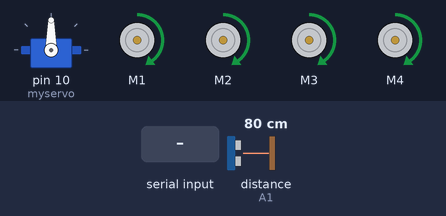
This sketch was run on a simulated Arduino Uno, built with avr-gcc and run on an emulated ATmega328P. On the bench: servo, 4 × DC motor (green arrow = forward, orange = backward, longer = faster). The inputs (shaded band) are chosen by the test bench; at power-on: distance to the obstacle (sensor on A1) 80 cm. The echo pulse lasts 58.3 µs per cm.

Above: at 3.3 s.
3.4 s: distance to the obstacle (sensor on A1) set to 22 cm
4.9 s: distance to the obstacle (sensor on A1) set to 19 cm
At 5.4 s:
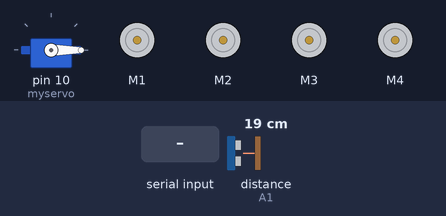
7.9 s: "2" received over Serial
10.9 s: distance to the obstacle (sensor on A1) set to 35 cm
At 12.0 s:
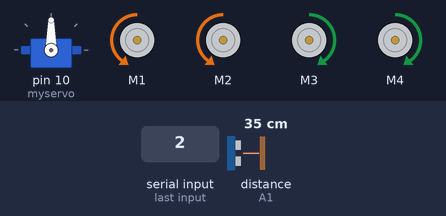
13.6 s: distance to the obstacle (sensor on A1) set to 2 cm
At 15.0 s:
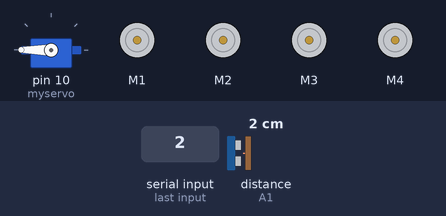
16.6 s: distance to the obstacle (sensor on A1) set to 60 cm
At 18.2 s:
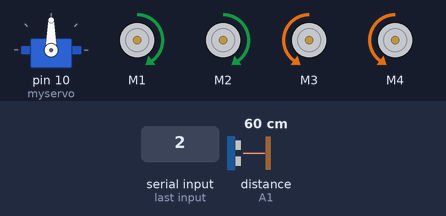
Timing chart, 0 to 20.0 s (numbered marks = the images above; inputs shaded):
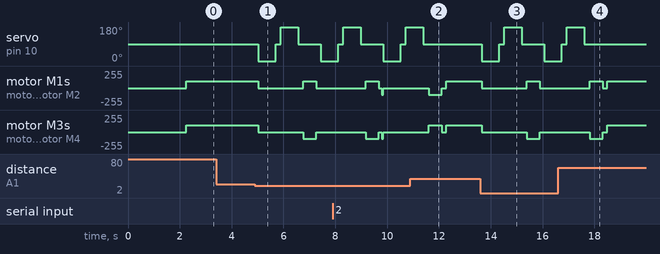

The sketch:

arduino-smart-car-obstacle-avoidance.ino
```cpp
#include <AFMotor.h>
#include <NewPing.h>
#include <Servo.h>

#define TRIG_PIN A0
#define ECHO_PIN A1
#define MAX_DISTANCE 200
#define MOTOR_SPEED 100 // sets speed of DC motors
#define OBSTACLE_THRESHOLD 20 // 15 cm threshold for stopping

NewPing sonar(TRIG_PIN, ECHO_PIN, MAX_DISTANCE);

AF_DCMotor motor1(1, MOTOR12_1KHZ);
AF_DCMotor motor2(2, MOTOR12_1KHZ);
AF_DCMotor motor3(3, MOTOR34_1KHZ);
AF_DCMotor motor4(4, MOTOR34_1KHZ);
Servo myservo;

int command; // Variable to store the command from the Bluetooth module
int speedCar = 100; // Initial car speed set to maximum (0 to 255)
int turnSpeed = 255; // Speed for turning
boolean goesForward = false;
int distance = 100;

void setup() {
  Serial.begin(9600);
  myservo.attach(10);
  myservo.write(90);  // Center the servo
  delay(2000);
  distance = readPing();
  delay(100);
  Stop(); // Initialize with motors stopped
}

void loop() {
  // Check if serial data is available
  if (Serial.available() > 0) {
    command = Serial.read(); // Read the command from the Bluetooth module

    switch (command) {
      case 'A': // Command to stop all functions
        stopAll();
        break;
      case 'B': // Command to activate obstacle avoidance
        while (command == 'B') {
          activateObstacleAvoidance();
          delay(100); // Adjust delay as needed to control loop timing
          if (Serial.available() > 0) {
            command = Serial.read(); // Read next command
          }
        }
        break;
      case '1': // Command to move forward
        speedCar = 100;
        forward();
        break;
      case '2': // Command to move backward
        backward();
        break;
      case '4': // Command to turn left
        turnLeft();
        break;
      case '3': // Command to turn right
        turnRight();
        break;
      case 'S': // Command to stop
        Stop();
        break;
    }
  }

  // Regular obstacle avoidance check if not interrupted by other commands
  if (command != 'B') {
    distance = readPing();
    if (distance <= OBSTACLE_THRESHOLD) {
      moveStop();
      lookAround();
    } else {
      moveForward();
    }
  }

  delay(100); // Adjust delay as needed to control loop timing
}

int readPing() {
  delay(70);
  int cm = sonar.ping_cm();
  if (cm == 0) {
    cm = MAX_DISTANCE;
  }
  return cm;
}

void moveStop() {
  motor1.run(RELEASE);
  motor2.run(RELEASE);
  motor3.run(RELEASE);
  motor4.run(RELEASE);
  goesForward = false;
}

void moveForward() {
  if (!goesForward) {
    goesForward = true;
    motor1.run(FORWARD);
    motor2.run(FORWARD);
    motor3.run(FORWARD);
    motor4.run(FORWARD);
    motor1.setSpeed(MOTOR_SPEED);
    motor2.setSpeed(MOTOR_SPEED);
    motor3.setSpeed(MOTOR_SPEED);
    motor4.setSpeed(MOTOR_SPEED);
  }
}

void lookAround() {
  int distanceR = 0;
  int distanceL = 0;

  distanceR = lookRight();
  delay(200);
  distanceL = lookLeft();
  delay(200);

  if (distanceR >= distanceL) {
    turnRight();
  } else {
    turnLeft();
  }
}

int lookRight() {
  myservo.write(0);
  delay(500);
  int distance = readPing();
  delay(100);
  myservo.write(90);
  return distance;
}

int lookLeft() {
  myservo.write(180);
  delay(500);
  int distance = readPing();
  delay(100);
  myservo.write(90);
  return distance;
}

void turnRight() {
  motor1.run(FORWARD);
  motor2.run(FORWARD);
  motor3.run(BACKWARD);
  motor4.run(BACKWARD);
  motor1.setSpeed(MOTOR_SPEED);
  motor2.setSpeed(MOTOR_SPEED);
  motor3.setSpeed(MOTOR_SPEED);
  motor4.setSpeed(MOTOR_SPEED);
  delay(500);
  moveStop();
}

void turnLeft() {
  motor1.run(BACKWARD);
  motor2.run(BACKWARD);
  motor3.run(FORWARD);
  motor4.run(FORWARD);
  motor1.setSpeed(MOTOR_SPEED);
  motor2.setSpeed(MOTOR_SPEED);
  motor3.setSpeed(MOTOR_SPEED);
  motor4.setSpeed(MOTOR_SPEED);
  delay(500);
  moveStop();
}

void stopAll() {
  Stop(); // Stop motors
  // Additional functions or actions to stop other systems if needed
}

void activateObstacleAvoidance() {
  distance = readPing();
  if (distance <= OBSTACLE_THRESHOLD) {
    moveStop();
    lookAround();
  } else {
    moveForward();
  }
}

void forward() {
  motor1.run(FORWARD);
  motor2.run(FORWARD);
  motor3.run(FORWARD);
  motor4.run(FORWARD);
  motor1.setSpeed(speedCar);
  motor2.setSpeed(speedCar);
  motor3.setSpeed(speedCar);
  motor4.setSpeed(speedCar);
}

void backward() {
  motor1.run(BACKWARD);
  motor2.run(BACKWARD);
  motor3.run(BACKWARD);
  motor4.run(BACKWARD);
  motor1.setSpeed(speedCar);
  motor2.setSpeed(speedCar);
  motor3.setSpeed(speedCar);
  motor4.setSpeed(speedCar);
}

void Stop() {
  motor1.run(RELEASE);
  motor2.run(RELEASE);
  motor3.run(RELEASE);
  motor4.run(RELEASE);
}
```

Measured:
- the behaviour switches between 21 and 20 cm on distance to the obstacle (sensor on A1) (found by bisection; images 0 and 1)
- after the input at 3.4 s, every drawn part: stays the same
- after the input at 4.9 s, servo on pin 10 (myservo): 90° → 0° after 0.12 s, → 90° 0.67 s later, → 180° 0.20 s later, → 90° 0.67 s later, … (5 changes in this stretch); motor M1: forward 100/255 → stopped after 0.12 s, → forward 100/255 1.7 s later, → stopped 0.50 s later
- after the input at 10.9 s, servo on pin 10 (myservo): goes on until 11.4 s, then stays 90°
- after the input at 13.6 s, servo on pin 10 (myservo): 90° → 0° after 0.05 s, → 90° 0.67 s later, → 180° 0.20 s later, → 90° 0.67 s later, … (5 changes in this stretch); motor M1: forward 100/255 → stopped after 0.05 s, → forward 100/255 1.7 s later, → stopped 0.50 s later
- after the input at 16.6 s, servo on pin 10 (myservo): goes on until 17.6 s, then stays 90°
